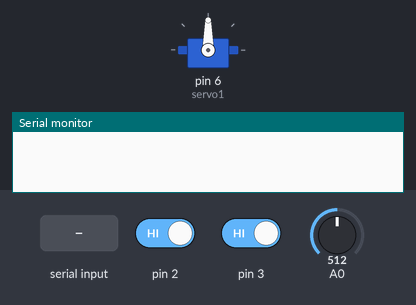
Recording of a sketch running on a simulated Arduino Uno, built with avr-gcc and run on an emulated ATmega328P. Shown: servo, the last lines printed to the serial monitor. Inputs (shaded band) come from the test bench; at power-on: pin 2 HIGH, pin 3 HIGH, A0 = 512.

Above: at 1.2 s.
1.3 s: pin 2 driven LOW
2.8 s: pin 2 driven HIGH
At 3.1 s:
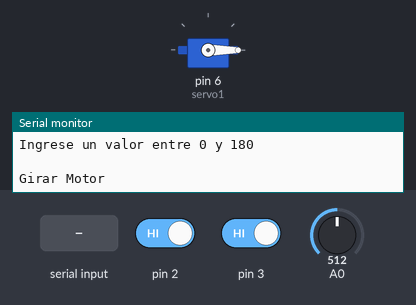
4.3 s: "30,150\n" received over Serial
At 6.2 s:
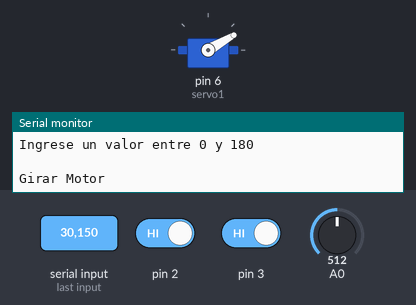
6.8 s: "90,45\n" received over Serial
At 8.1 s:
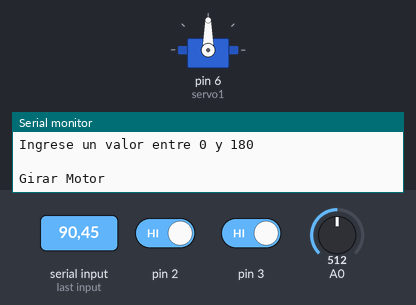
9.3 s: "0\n" received over Serial
At 11.0 s:
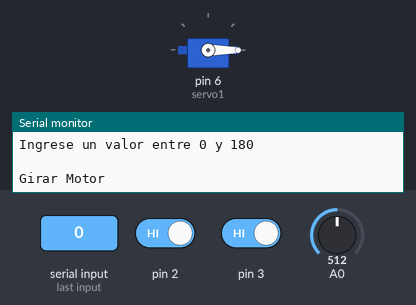
11.8 s: pin 2 driven LOW and pin 3 driven LOW
Timing chart, 0 to 14.8 s (numbered marks = the images above; inputs shaded):
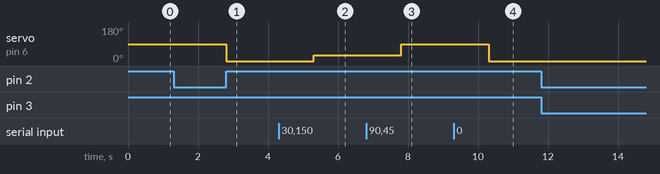

Measured:
- after the input at 2.8 s, servo on pin 6 (servo1): 90° → 0° at once
- after the input at 4.3 s, servo on pin 6 (servo1): 0° → 30° after 1.0 s
- after the input at 6.8 s, servo on pin 6 (servo1): 30° → 90° after 1.0 s
- after the input at 9.3 s, servo on pin 6 (servo1): 90° → 0° after 1.0 s

The sketch:

RamirezPaul_Deber5_SY.ino
```cpp
/*
 * Deber #5
 * Autor: Ramirez Paul
 * Objetivo: Realizar el giro de motor mediante interrupciones y comunicacion serial.
 * Fecha: 07/12/2020
 */
 #include <Servo.h>
 Servo servo1;
 int giro;
 int on=0;//int 0
 int cont;//int 1
 int i;//aux
 int j=0;//aux
 int conversor1;
 String dato;
void setup() {
  servo1.attach(6);
  Serial.begin(9600);
  attachInterrupt(0,activacion,LOW);
  attachInterrupt(1,contador,LOW);

}

void loop() {
  if(on==2){//aqui es donde ya está configurado el dato para iniciar
    if(Serial.available()>0){//verifica el dato en la terminal virtual
        dato=Serial.readString();
        giro=dato.toInt();
      }
      conversor1=analogRead(0);
      conversor1=map(conversor1,0,1023,0,giro);//escala para el giro del servo
      //verificar si se cumple el rango de giro
      if(giro>=0 && giro<=180){
        servo1.write(giro);
      }else{
        Serial.println("Valor incorrecto, inicie nuevamente");
        on=0;//vuelve a inciar el sistema con int0
      }

//    if(cont==1){
//      if(Serial.available()>0){
//        dato=Serial.readString();
//        giro=dato.toInt();
//      }
//      conversor1=analogRead(0);
//      conversor1=map(conversor1,0,1023,0,giro);
//      servo1.write(giro);
//    }
  }

}

void activacion(){
  //inicio del sistema int0
  switch(on){
    case 0:
    Serial.println("Inicio del sistema");
    Serial.println("Ingrese un valor entre 0 y 180");
    on++;
    break;
    case 1:
    Serial.println(" ");
    Serial.println("Girar Motor");
    on++;
    break;
    case 2:
    Serial.println("Fin de Programa");
    cont=0;
    i=0;
    j=0;
    on=0;
    break;
  }
}

//int1
void contador(){

}
```
